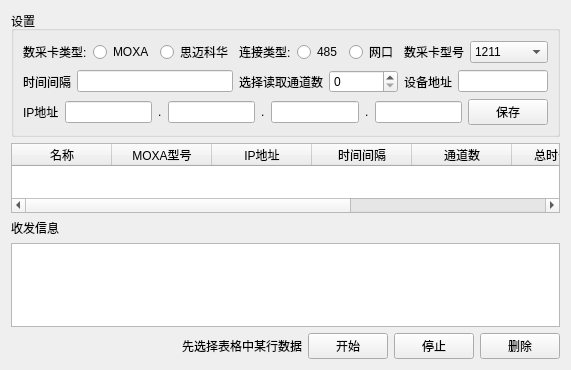
<?xml version="1.0" encoding="UTF-8"?>
<ui version="4.0">
 <class>DaqSet</class>
 <widget class="QWidget" name="DaqSet">
  <property name="geometry">
   <rect>
    <x>0</x>
    <y>0</y>
    <width>555</width>
    <height>370</height>
   </rect>
  </property>
  <property name="windowTitle">
   <string>Form</string>
  </property>
  <layout class="QGridLayout" name="gridLayout">
   <item row="0" column="0">
    <widget class="QGroupBox" name="groupBox">
     <property name="title">
      <string>设置</string>
     </property>
     <layout class="QGridLayout" name="gridLayout_3">
      <item row="1" column="1">
       <layout class="QHBoxLayout" name="horizontalLayout_10">
        <item>
         <widget class="QLabel" name="label">
          <property name="text">
           <string>选择读取通道数</string>
          </property>
         </widget>
        </item>
        <item>
         <widget class="QSpinBox" name="sb_pass">
          <property name="minimum">
           <number>0</number>
          </property>
          <property name="maximum">
           <number>15</number>
          </property>
         </widget>
        </item>
       </layout>
      </item>
      <item row="0" column="1">
       <layout class="QHBoxLayout" name="horizontalLayout_4">
        <item>
         <widget class="QLabel" name="label_9">
          <property name="text">
           <string>连接类型:</string>
          </property>
         </widget>
        </item>
        <item>
         <widget class="QRadioButton" name="rb_485">
          <property name="toolTip">
           <string>&lt;html&gt;&lt;head/&gt;&lt;body&gt;&lt;p&gt;如果是moxa卡，这个按钮禁用。&lt;/p&gt;&lt;/body&gt;&lt;/html&gt;</string>
          </property>
          <property name="text">
           <string>485</string>
          </property>
         </widget>
        </item>
        <item>
         <widget class="QRadioButton" name="rb_net">
          <property name="text">
           <string>网口</string>
          </property>
         </widget>
        </item>
       </layout>
      </item>
      <item row="0" column="2">
       <layout class="QHBoxLayout" name="horizontalLayout_8">
        <item>
         <widget class="QLabel" name="label_14">
          <property name="text">
           <string>数采卡型号</string>
          </property>
         </widget>
        </item>
        <item>
         <widget class="QComboBox" name="comB_cardType">
          <item>
           <property name="text">
            <string>1211</string>
           </property>
          </item>
          <item>
           <property name="text">
            <string>1240</string>
           </property>
          </item>
          <item>
           <property name="text">
            <string>4510</string>
           </property>
          </item>
          <item>
           <property name="text">
            <string>思迈科华</string>
           </property>
          </item>
         </widget>
        </item>
       </layout>
      </item>
      <item row="2" column="0" colspan="3">
       <layout class="QHBoxLayout" name="horizontalLayout_7">
        <item>
         <layout class="QHBoxLayout" name="horizontalLayout_9">
          <item>
           <widget class="QLabel" name="label_5">
            <property name="text">
             <string>IP地址</string>
            </property>
           </widget>
          </item>
          <item>
           <layout class="QHBoxLayout" name="horizontalLayout">
            <item>
             <widget class="QLineEdit" name="le_ip1">
              <property name="maxLength">
               <number>3</number>
              </property>
              <property name="frame">
               <bool>true</bool>
              </property>
             </widget>
            </item>
            <item>
             <widget class="QLabel" name="label_6">
              <property name="styleSheet">
               <string notr="true">font: 24pt &quot;Arial&quot;;</string>
              </property>
              <property name="text">
               <string>.</string>
              </property>
             </widget>
            </item>
            <item>
             <widget class="QLineEdit" name="le_ip2">
              <property name="maxLength">
               <number>3</number>
              </property>
             </widget>
            </item>
            <item>
             <widget class="QLabel" name="label_7">
              <property name="styleSheet">
               <string notr="true">font: 24pt &quot;Arial&quot;;</string>
              </property>
              <property name="text">
               <string>.</string>
              </property>
             </widget>
            </item>
            <item>
             <widget class="QLineEdit" name="le_ip3">
              <property name="maxLength">
               <number>3</number>
              </property>
             </widget>
            </item>
            <item>
             <widget class="QLabel" name="label_8">
              <property name="styleSheet">
               <string notr="true">font: 24pt &quot;Arial&quot;;</string>
              </property>
              <property name="text">
               <string>.</string>
              </property>
             </widget>
            </item>
            <item>
             <widget class="QLineEdit" name="le_ip4">
              <property name="maxLength">
               <number>3</number>
              </property>
             </widget>
            </item>
           </layout>
          </item>
         </layout>
        </item>
        <item>
         <widget class="QPushButton" name="pb_saveInfo">
          <property name="text">
           <string>保存</string>
          </property>
         </widget>
        </item>
       </layout>
      </item>
      <item row="1" column="2">
       <layout class="QHBoxLayout" name="horizontalLayout_5">
        <item>
         <widget class="QLabel" name="label_10">
          <property name="text">
           <string>设备地址</string>
          </property>
         </widget>
        </item>
        <item>
         <widget class="QLineEdit" name="le_deviceAddr"/>
        </item>
       </layout>
      </item>
      <item row="1" column="0">
       <layout class="QHBoxLayout" name="horizontalLayout_2">
        <item>
         <widget class="QLabel" name="label_2">
          <property name="text">
           <string>时间间隔</string>
          </property>
         </widget>
        </item>
        <item>
         <widget class="QLineEdit" name="le_timeInterval"/>
        </item>
       </layout>
      </item>
      <item row="0" column="0">
       <layout class="QHBoxLayout" name="horizontalLayout_3">
        <item>
         <widget class="QLabel" name="label_4">
          <property name="text">
           <string>数采卡类型:</string>
          </property>
         </widget>
        </item>
        <item>
         <widget class="QRadioButton" name="rb_Moxa">
          <property name="text">
           <string>MOXA</string>
          </property>
          <property name="autoExclusive">
           <bool>true</bool>
          </property>
         </widget>
        </item>
        <item>
         <widget class="QRadioButton" name="rb_smacq">
          <property name="text">
           <string>思迈科华</string>
          </property>
         </widget>
        </item>
       </layout>
      </item>
     </layout>
    </widget>
   </item>
   <item row="4" column="0">
    <layout class="QHBoxLayout" name="horizontalLayout_6">
     <item>
      <spacer name="horizontalSpacer">
       <property name="orientation">
        <enum>Qt::Horizontal</enum>
       </property>
       <property name="sizeHint" stdset="0">
        <size>
         <width>40</width>
         <height>20</height>
        </size>
       </property>
      </spacer>
     </item>
     <item>
      <widget class="QLabel" name="label_3">
       <property name="text">
        <string>先选择表格中某行数据</string>
       </property>
      </widget>
     </item>
     <item>
      <widget class="QPushButton" name="pb_start">
       <property name="text">
        <string>开始</string>
       </property>
      </widget>
     </item>
     <item>
      <widget class="QPushButton" name="pb_stop">
       <property name="text">
        <string>停止</string>
       </property>
      </widget>
     </item>
     <item>
      <widget class="QPushButton" name="pb_deleteInfo">
       <property name="text">
        <string>删除</string>
       </property>
      </widget>
     </item>
    </layout>
   </item>
   <item row="1" column="0">
    <widget class="QTableWidget" name="table_Msg">
     <property name="sizeAdjustPolicy">
      <enum>QAbstractScrollArea::AdjustToContents</enum>
     </property>
     <property name="editTriggers">
      <set>QAbstractItemView::NoEditTriggers</set>
     </property>
     <property name="selectionMode">
      <enum>QAbstractItemView::SingleSelection</enum>
     </property>
     <property name="selectionBehavior">
      <enum>QAbstractItemView::SelectRows</enum>
     </property>
     <property name="textElideMode">
      <enum>Qt::ElideMiddle</enum>
     </property>
     <property name="verticalScrollMode">
      <enum>QAbstractItemView::ScrollPerItem</enum>
     </property>
     <property name="gridStyle">
      <enum>Qt::SolidLine</enum>
     </property>
     <attribute name="horizontalHeaderVisible">
      <bool>true</bool>
     </attribute>
     <attribute name="horizontalHeaderCascadingSectionResizes">
      <bool>false</bool>
     </attribute>
     <attribute name="horizontalHeaderShowSortIndicator" stdset="0">
      <bool>false</bool>
     </attribute>
     <attribute name="horizontalHeaderStretchLastSection">
      <bool>true</bool>
     </attribute>
     <attribute name="verticalHeaderCascadingSectionResizes">
      <bool>false</bool>
     </attribute>
     <column>
      <property name="text">
       <string>名称</string>
      </property>
     </column>
     <column>
      <property name="text">
       <string>MOXA型号</string>
      </property>
     </column>
     <column>
      <property name="text">
       <string>IP地址</string>
      </property>
     </column>
     <column>
      <property name="text">
       <string>时间间隔</string>
      </property>
     </column>
     <column>
      <property name="text">
       <string>通道数</string>
      </property>
     </column>
     <column>
      <property name="text">
       <string>总时长(秒)</string>
      </property>
     </column>
     <column>
      <property name="text">
       <string>总次数</string>
      </property>
     </column>
     <column>
      <property name="text">
       <string>失败次数</string>
      </property>
     </column>
    </widget>
   </item>
   <item row="2" column="0">
    <widget class="QLabel" name="label_11">
     <property name="text">
      <string>收发信息</string>
     </property>
    </widget>
   </item>
   <item row="3" column="0">
    <widget class="QTextBrowser" name="te_showMsg">
     <property name="readOnly">
      <bool>true</bool>
     </property>
    </widget>
   </item>
  </layout>
 </widget>
 <tabstops>
  <tabstop>rb_Moxa</tabstop>
  <tabstop>rb_smacq</tabstop>
  <tabstop>rb_485</tabstop>
  <tabstop>rb_net</tabstop>
  <tabstop>comB_cardType</tabstop>
  <tabstop>le_timeInterval</tabstop>
  <tabstop>sb_pass</tabstop>
  <tabstop>le_deviceAddr</tabstop>
  <tabstop>le_ip1</tabstop>
  <tabstop>le_ip2</tabstop>
  <tabstop>le_ip3</tabstop>
  <tabstop>le_ip4</tabstop>
  <tabstop>pb_saveInfo</tabstop>
  <tabstop>table_Msg</tabstop>
  <tabstop>te_showMsg</tabstop>
  <tabstop>pb_start</tabstop>
  <tabstop>pb_stop</tabstop>
  <tabstop>pb_deleteInfo</tabstop>
 </tabstops>
 <resources/>
 <connections/>
</ui>
